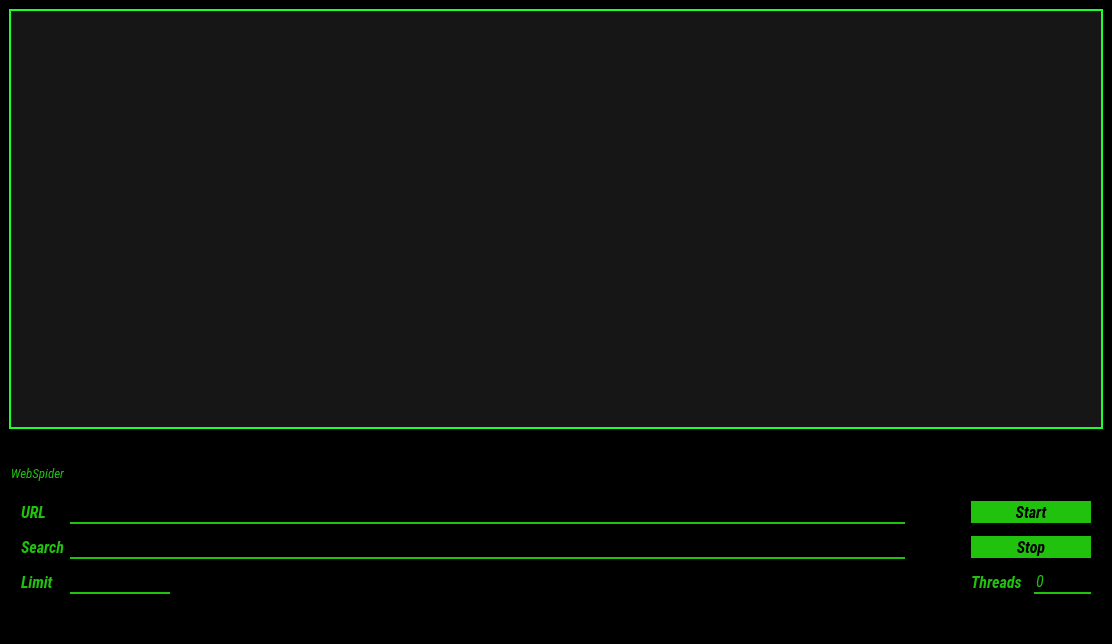
<?xml version="1.0" encoding="UTF-8"?>
<ui version="4.0">
 <class>WebSpider</class>
 <widget class="QMainWindow" name="WebSpider">
  <property name="geometry">
   <rect>
    <x>0</x>
    <y>0</y>
    <width>1112</width>
    <height>644</height>
   </rect>
  </property>
  <property name="windowTitle">
   <string>WebSpider</string>
  </property>
  <property name="styleSheet">
   <string notr="true">background-color: rgb(0, 0, 0)</string>
  </property>
  <widget class="QWidget" name="centralwidget">
   <layout class="QVBoxLayout" name="verticalLayout_3">
    <item>
     <layout class="QVBoxLayout" name="verticalLayout">
      <item>
       <widget class="QTextBrowser" name="textBrowser">
        <property name="font">
         <font>
          <family>Roboto Condensed</family>
          <pointsize>10</pointsize>
          <weight>50</weight>
          <italic>true</italic>
          <bold>false</bold>
         </font>
        </property>
        <property name="styleSheet">
         <string notr="true">border: 2px solid rgb(28, 255, 47);
background: rgb(22, 22, 22);
color: rgb(32, 194, 14);</string>
        </property>
       </widget>
      </item>
      <item>
       <widget class="QProgressBar" name="progressBar">
        <property name="minimumSize">
         <size>
          <width>0</width>
          <height>0</height>
         </size>
        </property>
        <property name="baseSize">
         <size>
          <width>0</width>
          <height>0</height>
         </size>
        </property>
        <property name="styleSheet">
         <string notr="true">text-align: center;
</string>
        </property>
        <property name="maximum">
         <number>100</number>
        </property>
        <property name="value">
         <number>0</number>
        </property>
       </widget>
      </item>
      <item>
       <widget class="QGroupBox" name="groupBox">
        <property name="enabled">
         <bool>true</bool>
        </property>
        <property name="minimumSize">
         <size>
          <width>0</width>
          <height>150</height>
         </size>
        </property>
        <property name="font">
         <font>
          <family>Roboto Condensed</family>
          <pointsize>10</pointsize>
          <weight>50</weight>
          <italic>true</italic>
          <bold>false</bold>
          <underline>false</underline>
         </font>
        </property>
        <property name="styleSheet">
         <string notr="true">background-color: rgb(0, 0, 0);
border: 0px;
color: rgb(32, 194, 14)</string>
        </property>
        <property name="title">
         <string>WebSpider</string>
        </property>
        <layout class="QGridLayout" name="gridLayout">
         <item row="3" column="4" colspan="2">
          <widget class="QPushButton" name="buttonStop">
           <property name="minimumSize">
            <size>
             <width>100</width>
             <height>22</height>
            </size>
           </property>
           <property name="font">
            <font>
             <family>Roboto Condensed</family>
             <pointsize>12</pointsize>
             <weight>75</weight>
             <italic>true</italic>
             <bold>true</bold>
            </font>
           </property>
           <property name="styleSheet">
            <string notr="true">background: rgb(32,194,14);
color: black;</string>
           </property>
           <property name="text">
            <string>Stop</string>
           </property>
          </widget>
         </item>
         <item row="0" column="1">
          <widget class="QLineEdit" name="lineUrl">
           <property name="font">
            <font>
             <family>Roboto Condensed</family>
             <pointsize>12</pointsize>
             <italic>true</italic>
            </font>
           </property>
           <property name="styleSheet">
            <string notr="true">border: 0px;
background: black;
color: rgb(32,194,14);
border-bottom: 2px solid rgb(32,194,14);</string>
           </property>
          </widget>
         </item>
         <item row="0" column="4" colspan="2">
          <widget class="QPushButton" name="buttonStart">
           <property name="minimumSize">
            <size>
             <width>120</width>
             <height>22</height>
            </size>
           </property>
           <property name="font">
            <font>
             <family>Roboto Condensed</family>
             <pointsize>12</pointsize>
             <weight>75</weight>
             <italic>true</italic>
             <bold>true</bold>
            </font>
           </property>
           <property name="styleSheet">
            <string notr="true">background: rgb(32,194,14);
color: black;</string>
           </property>
           <property name="text">
            <string>Start</string>
           </property>
          </widget>
         </item>
         <item row="6" column="5">
          <widget class="QSpinBox" name="spinBoxThreads">
           <property name="font">
            <font>
             <family>Roboto Condensed</family>
             <pointsize>12</pointsize>
             <weight>50</weight>
             <italic>true</italic>
             <bold>false</bold>
            </font>
           </property>
           <property name="styleSheet">
            <string notr="true">border: 0px;
background: black;
color: rgb(32,194,14);
border-bottom: 2px solid rgb(32,194,14);
</string>
           </property>
          </widget>
         </item>
         <item row="3" column="0">
          <widget class="QLabel" name="labelSearch">
           <property name="font">
            <font>
             <family>Roboto Condensed</family>
             <pointsize>12</pointsize>
             <weight>75</weight>
             <italic>true</italic>
             <bold>true</bold>
             <underline>false</underline>
            </font>
           </property>
           <property name="styleSheet">
            <string notr="true">color: rgb(32,194,14);</string>
           </property>
           <property name="text">
            <string>Search</string>
           </property>
          </widget>
         </item>
         <item row="3" column="1">
          <widget class="QLineEdit" name="lineSearch">
           <property name="font">
            <font>
             <family>Roboto Condensed</family>
             <pointsize>12</pointsize>
             <italic>true</italic>
            </font>
           </property>
           <property name="styleSheet">
            <string notr="true">border: 0px;
background: black;
color: rgb(32,194,14);
border-bottom: 2px solid rgb(32,194,14);</string>
           </property>
          </widget>
         </item>
         <item row="6" column="1">
          <widget class="QLineEdit" name="lineLimit">
           <property name="maximumSize">
            <size>
             <width>100</width>
             <height>16777215</height>
            </size>
           </property>
           <property name="font">
            <font>
             <family>Roboto Condensed</family>
             <pointsize>12</pointsize>
             <italic>true</italic>
            </font>
           </property>
           <property name="styleSheet">
            <string notr="true">border: 0px;
background: black;
color: rgb(32,194,14);
border-bottom: 2px solid rgb(32,194,14);</string>
           </property>
          </widget>
         </item>
         <item row="0" column="0">
          <widget class="QLabel" name="labelUrl">
           <property name="font">
            <font>
             <family>Roboto Condensed</family>
             <pointsize>12</pointsize>
             <weight>75</weight>
             <italic>true</italic>
             <bold>true</bold>
             <underline>false</underline>
            </font>
           </property>
           <property name="styleSheet">
            <string notr="true">color: rgb(32,194,14);
font-family: &quot;Roboto Condensed&quot;;
</string>
           </property>
           <property name="text">
            <string>URL</string>
           </property>
          </widget>
         </item>
         <item row="6" column="4">
          <widget class="QLabel" name="label_2">
           <property name="font">
            <font>
             <family>Roboto Condensed</family>
             <pointsize>12</pointsize>
             <weight>75</weight>
             <italic>true</italic>
             <bold>true</bold>
            </font>
           </property>
           <property name="styleSheet">
            <string notr="true">color: rgb(32,194,14);
text-align: left;</string>
           </property>
           <property name="text">
            <string>Threads</string>
           </property>
          </widget>
         </item>
         <item row="6" column="0">
          <widget class="QLabel" name="label">
           <property name="font">
            <font>
             <family>Roboto Condensed</family>
             <pointsize>12</pointsize>
             <weight>75</weight>
             <italic>true</italic>
             <bold>true</bold>
             <underline>false</underline>
            </font>
           </property>
           <property name="styleSheet">
            <string notr="true">color: rgb(32,194,14);</string>
           </property>
           <property name="text">
            <string>Limit</string>
           </property>
          </widget>
         </item>
         <item row="0" column="2">
          <spacer name="horizontalSpacer">
           <property name="orientation">
            <enum>Qt::Horizontal</enum>
           </property>
           <property name="sizeType">
            <enum>QSizePolicy::Fixed</enum>
           </property>
           <property name="sizeHint" stdset="0">
            <size>
             <width>60</width>
             <height>20</height>
            </size>
           </property>
          </spacer>
         </item>
        </layout>
       </widget>
      </item>
     </layout>
    </item>
   </layout>
  </widget>
  <widget class="QMenuBar" name="menubar">
   <property name="geometry">
    <rect>
     <x>0</x>
     <y>0</y>
     <width>1112</width>
     <height>21</height>
    </rect>
   </property>
  </widget>
  <widget class="QStatusBar" name="statusbar"/>
 </widget>
 <tabstops>
  <tabstop>lineUrl</tabstop>
  <tabstop>lineSearch</tabstop>
  <tabstop>lineLimit</tabstop>
  <tabstop>textBrowser</tabstop>
 </tabstops>
 <resources/>
 <connections/>
</ui>
